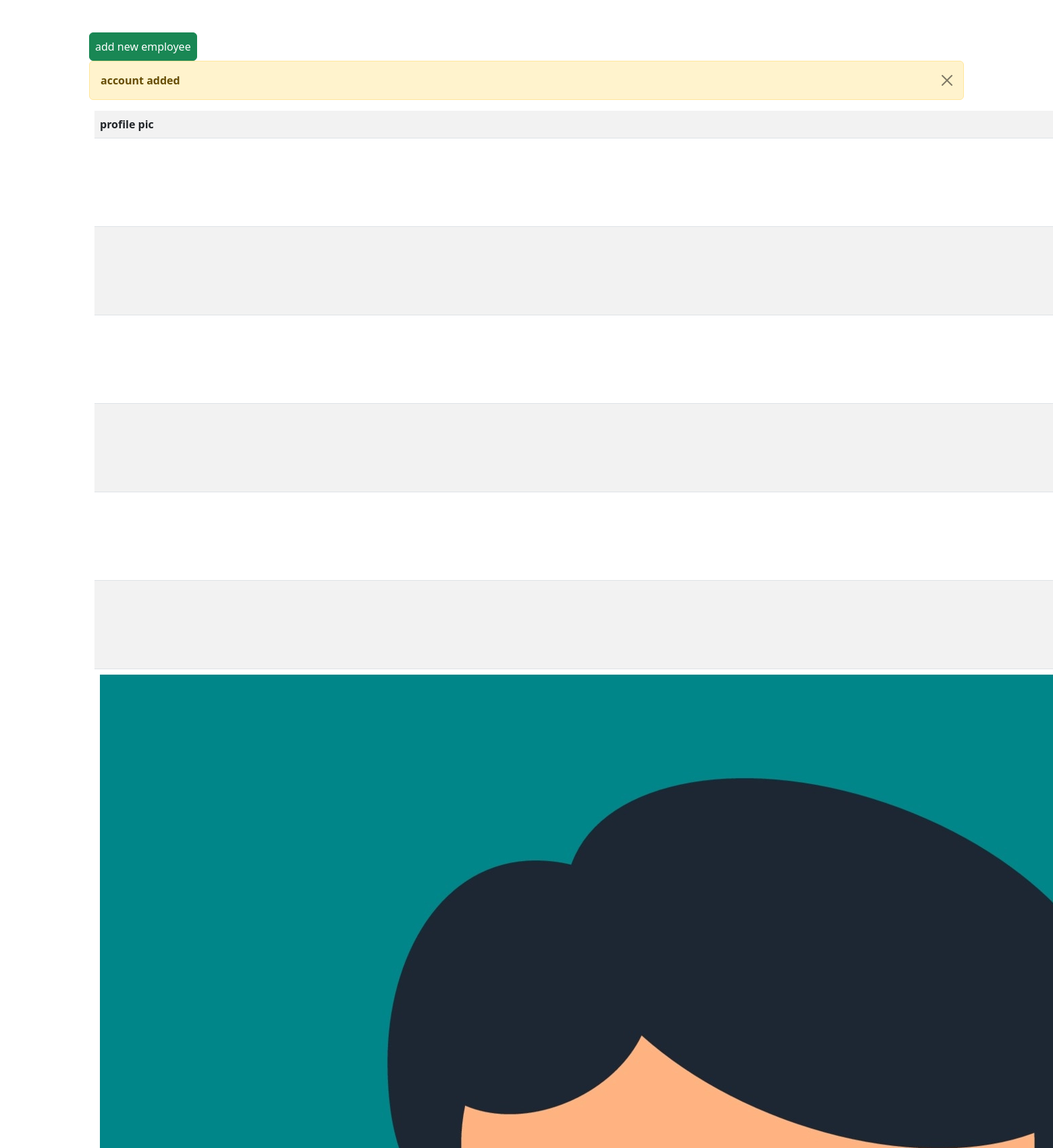
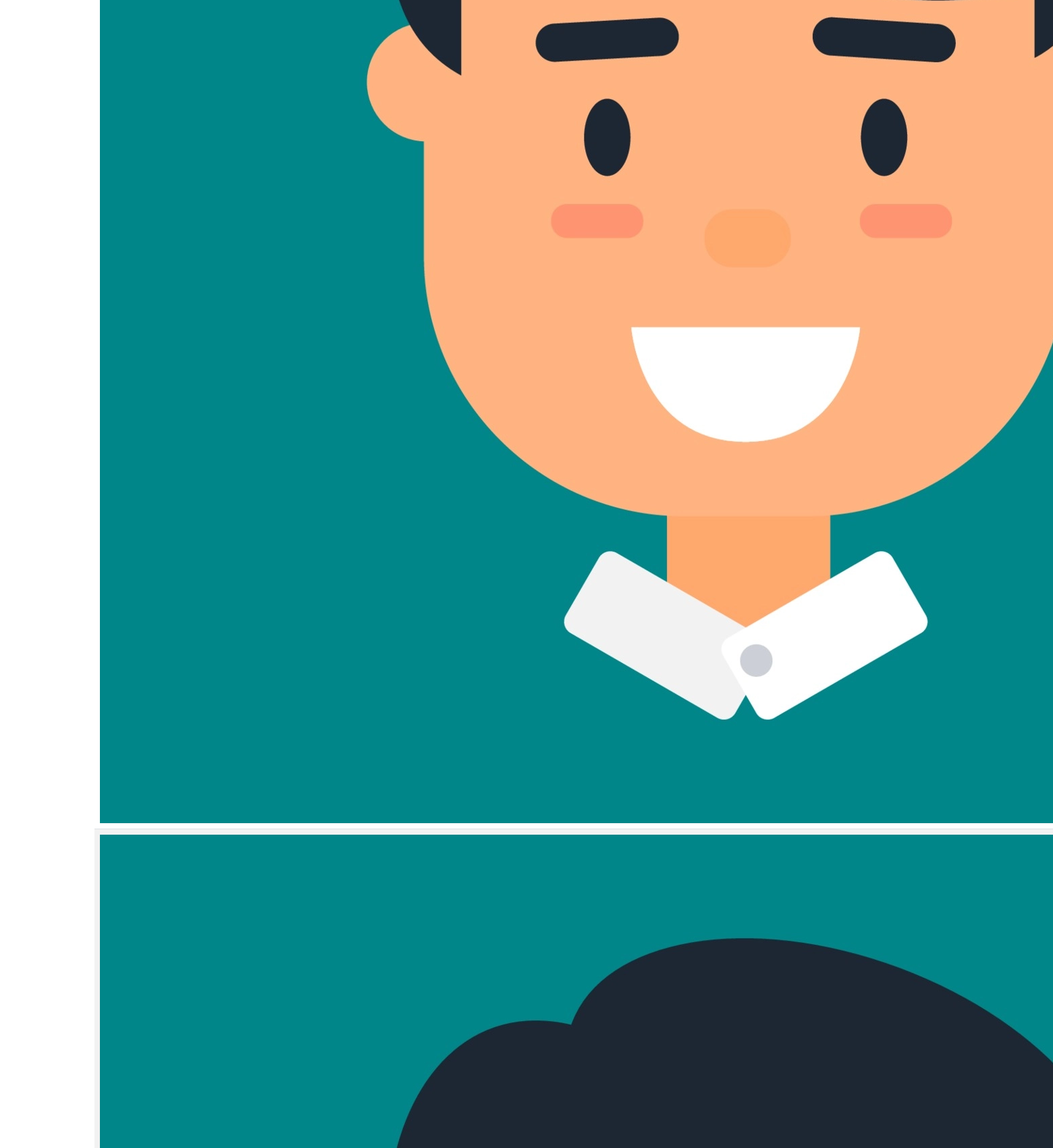
The page /employees/all/ (upper part) on the database its author committed (2 pictures, top to bottom).
### crm/models.py (models this page shows, shortened)
class Employee(models.Model):
    name=models.CharField(max_length=250)
    department=models.CharField(max_length=200)
    options=(
        ("male","male"),
        ("female","female")
    )
    gender=models.CharField(max_length=250,choices=options,default="male")
    salary=models.PositiveIntegerField()
    email=models.EmailField()
    profile_pic=models.ImageField(upload_to="images",null=True,blank=True)
    address=models.CharField(max_length=250)

### crm/views.py (the view)
# urls.py: path("employees/all/",crm_views.EmployeeListView.as_view(),name="emp-list"),
class EmployeeListView(View):
    def get(self,request,*args,**kwargs):
        qs=Employee.objects.all()
        messages.success(request,"account added")
        return render(request,"emp-list.html",{"employees":qs})

### crm/templates/emp-list.html (shortened to what this page needs)
<!DOCTYPE html>
<html lang="en">
<head>
    <link href="https://cdn.jsdelivr.net/npm/bootstrap@5.3.0-alpha1/dist/css/bootstrap.min.css" rel="stylesheet">
</head>
<body>
     <div class="container">
        <a href="{%url 'emp-add'%}" class="btn btn-success p-2 mt-5">add new employee</a>
        {%for m  in messages%}
        <div class="alert alert-warning alert-dismissible fade show" role="alert">
            <strong>{{m}}</strong>
            <button type="button" class="btn-close" data-bs-dismiss="alert" aria-label="Close"></button>
          </div>
        {%endfor%}
        <table class="table table-striped m-2">
            <tr>
                <th>profile pic</th>
            </tr>
            {%for emp in employees%}
            <tr>
                <td>
                    {%if emp.profile_pic%}
                    <img  src="{{emp.profile_pic.url}}" alt="">
                    {%endif%}
                </td>
            </tr>
            {%endfor%}
        </table>
     </div>
</body>
</html>

### rows shown on the page
Employee: profile_pic (placeholder picture)
Employee: profile_pic (placeholder picture)

### other values the page prints
{{ m }} "account added"
